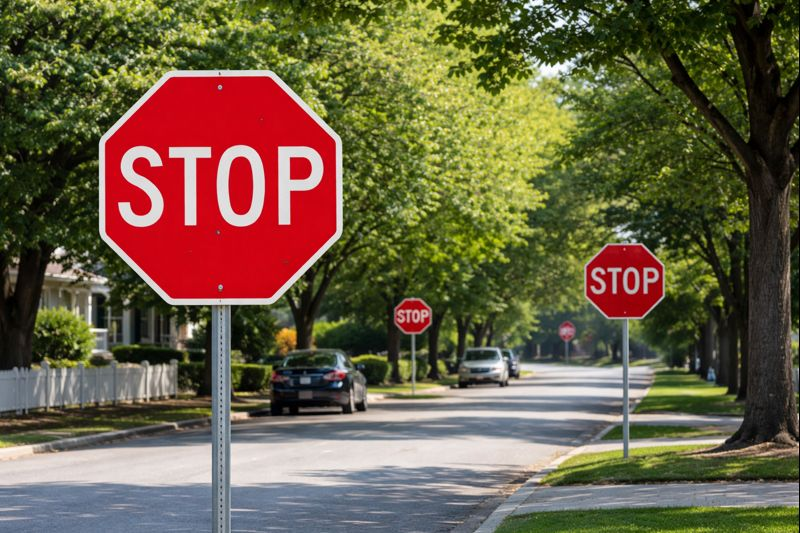
#> input picture data/multi-stop.png, 800 x 533 px, found by its file name
$ python geometry.py
#> lines starting #> are read from the running program, lines starting #| are printed output that depends on the picture; after the words box and inside, x2 and y2 are one past the last pixel; in counts of white or black regions, pixels touching at a corner belong together
import cv2
import numpy as np
from matplotlib import pyplot as plt


# img = cv2.imread("data/stop.jpg")
img = cv2.imread("data/multi-stop.png")
#> img is the input picture: shape (533, 800, 3); mean B, G, R 68.4, 94.3, 107.1

# print(img)

img_rgb = cv2.cvtColor(img, cv2.COLOR_BGR2RGB)
img_gray = cv2.cvtColor(img, cv2.COLOR_BGR2GRAY)
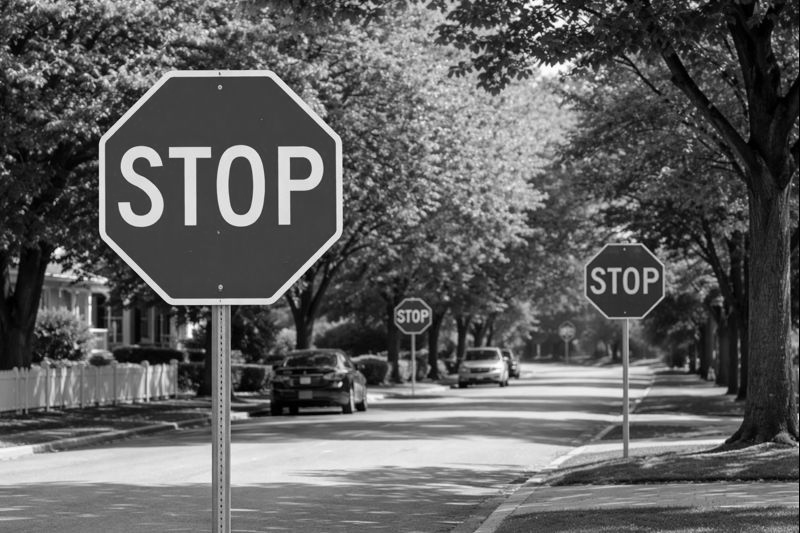
#> img_gray: shape (533, 800); min 0, max 255, mean 95.1

plt.imshow(img_rgb)

# plt.show()

# Use trained classifer to detect specific objects
# something like Haar Cascade Classifier
stop_cascade = cv2.CascadeClassifier("classifiers/stop_data.xml")

# Detect objects in the image
# Object less than 20*20 will be rejected
found = stop_cascade.detectMultiScale(img_gray, minSize=(20, 20))
#> found = [[391, 295, 44, 44], [579, 235, 92, 92], [104, 54, 262, 262]]

# Will contain list of lists
# each inner list contains the location of the image
print(found)
#| [[391 295  44  44]
#|  [579 235  92  92]
#|  [104  54 262 262]]

# Draw rectangles around detected object
for x, y, w, h in found:
    # `0,255,0` RGB, here it's green color
    # cv2.rectangle(img_rgb, (x, y), (x + w, y + h), (0, 255, 0), 5)
    cv2.rectangle(img, (x, y), (x + w, y + h), (0, 255, 0), 5)
#> this loop made 3 passes
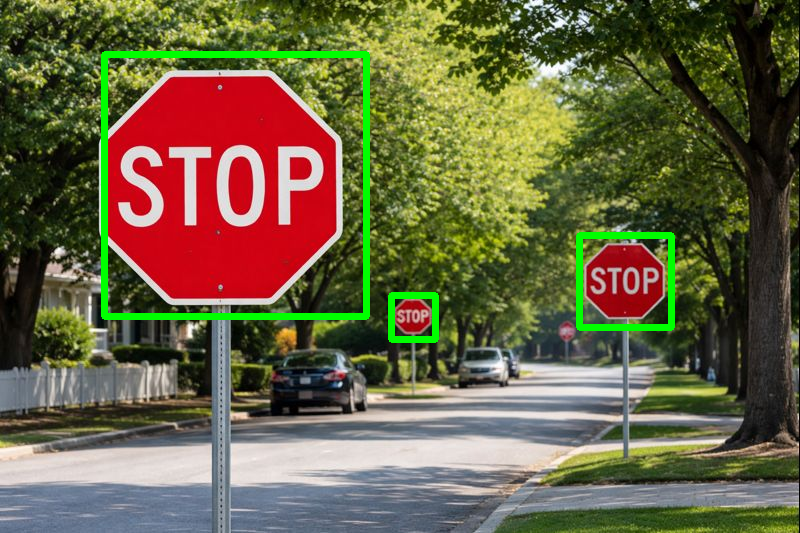
#> img: shape (533, 800, 3); 2.6% of pixels changed, all inside (x1, y1, x2, y2) = (101, 51, 675, 343)


# cv2.imshow("Detected Stops", img_rgb)
cv2.imshow("Detected Stops", img)

# wait until a key is pressed
cv2.waitKey(0)

# Close all OpenCV windows
cv2.destroyAllWindows()

$ run again, with data/stop.jpg saved as data/multi-stop.png
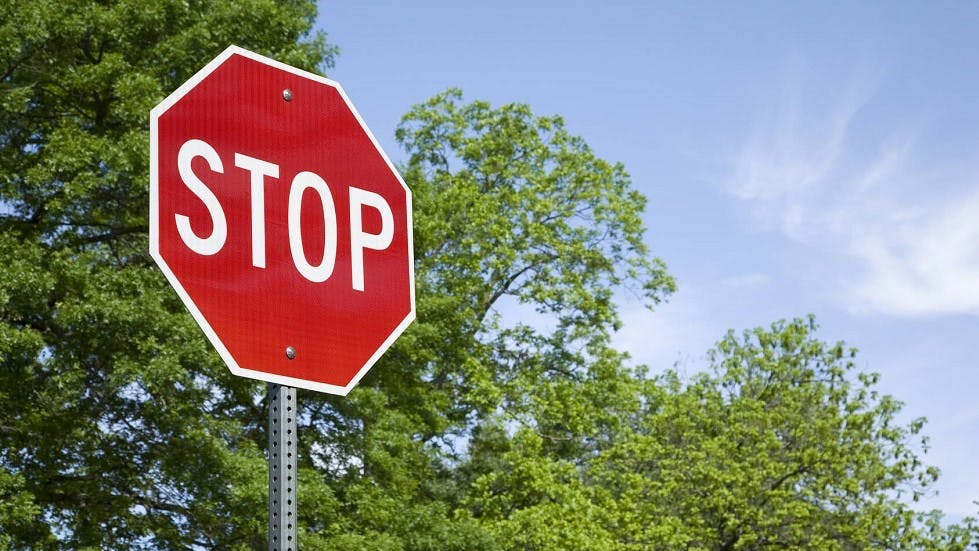
#> input picture data/stop.jpg, 979 x 551 px, found by its file name
#> img is the input picture: shape (551, 979, 3); mean B, G, R 123.1, 133.3, 133.1
#> `img_gray = cv2.cvtColor(img, cv2.COLOR_BGR2GRAY)`:
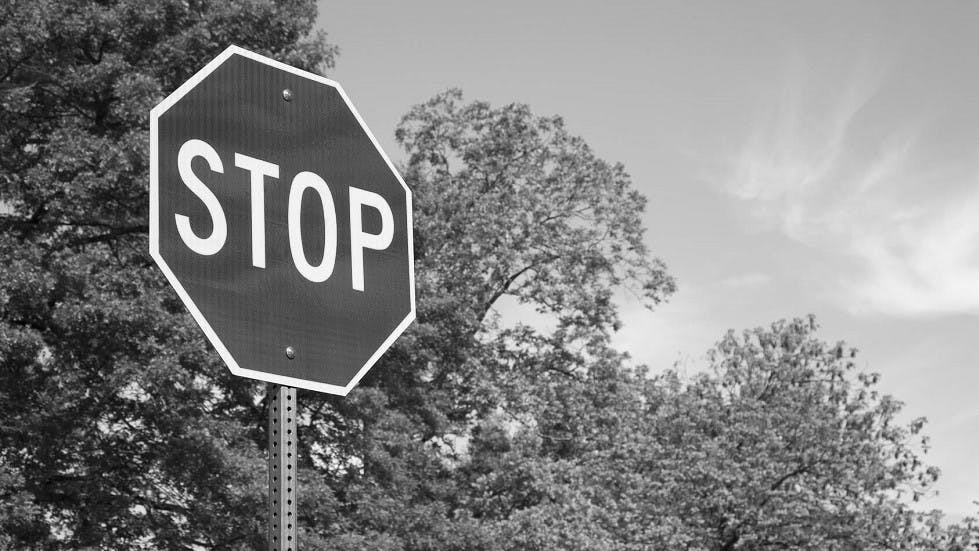
#> img_gray: shape (551, 979); min 0, max 255, mean 132
#> found = [[144, 66, 315, 315]]
#| [[144  66 315 315]]
#> the loop `for x, y, w, h in found: # `0,255,0` RGB, here it's green color` made 1 pass
#> after the loop `for x, y, w, h in found:`:
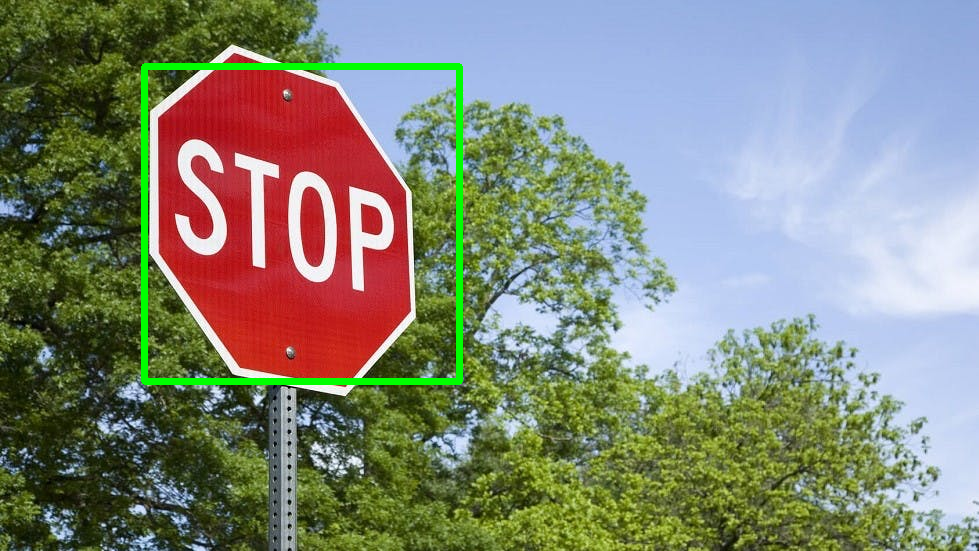
#> img: shape (551, 979, 3); 1.63% of pixels changed, all inside (x1, y1, x2, y2) = (141, 63, 463, 385)
